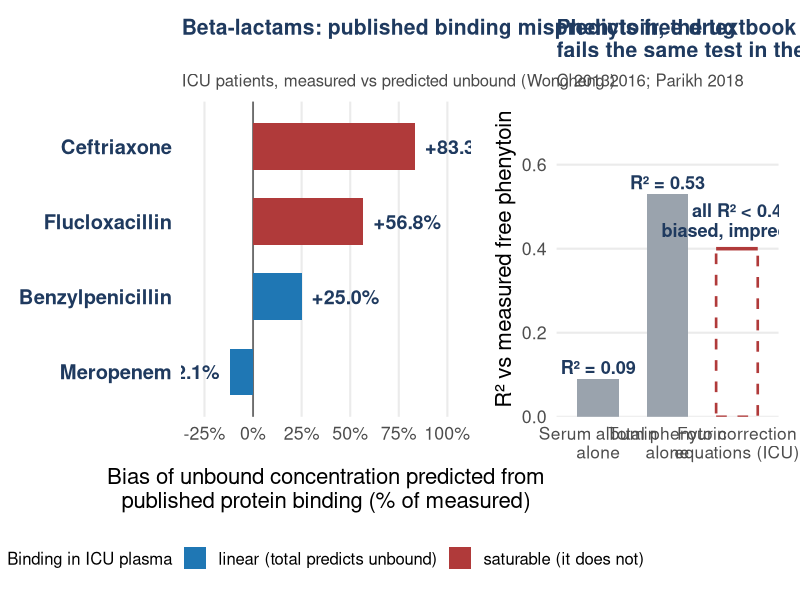

Generate this figure with R:
# =============================================================================
# Section 3 slide. Can a total concentration be corrected for albumin, as taught
# for phenytoin (Sheiner-Tozer)? Published summary statistics only.
# Left:  Wong 2013 (AAC 57:6165; ICU patients): bias of unbound concentration
#        predicted from PUBLISHED protein-binding values vs measured unbound:
#        ceftriaxone +83.3 %, flucloxacillin +56.8 %, benzylpenicillin +25 %
#        (over-prediction), meropenem -12.1 % (under-prediction). Measured total
#        and unbound were linearly related for all drugs EXCEPT ceftriaxone and
#        flucloxacillin (saturable binding).
# Right: phenytoin, the textbook case. Cheng/Kiang/Ensom 2016 (CJHP 69(4)):
#        only albumin (R2 = 0.09) and total phenytoin (R2 = 0.53) correlated with
#        free phenytoin; all equations performed poorly in critical care.
#        Parikh & MacLaren 2018 (J Crit Care 44:95): four correction equations in
#        a medical ICU, R2 < 0.4 for all; biased and imprecise.
# =============================================================================
suppressPackageStartupMessages({library(dplyr); library(ggplot2); library(patchwork)})
col_blue <- "#1f77b4"; col_grey <- "#9aa3ad"; col_navy <- "#1f3a5f"; col_dark <- "#4a4a4a"; col_red <- "#b03a3a"
base_theme <- function(bs = 17) theme_minimal(base_size = bs) + theme(panel.grid.minor = element_blank(), plot.title = element_text(face = "bold", color = col_navy, size = bs * 0.95), plot.subtitle = element_text(color = col_dark, size = bs * 0.75), plot.margin = margin(8, 10, 8, 8))

w <- tibble(drug = c("Ceftriaxone", "Flucloxacillin", "Benzylpenicillin", "Meropenem"),
            bias = c(83.3, 56.8, 25, -12.1),
            binding = c("saturable", "saturable", "linear", "linear")) |>
  mutate(drug = factor(drug, rev(drug)), lab = sprintf("%+.1f%%", bias))
p1 <- ggplot(w, aes(bias, drug, fill = binding)) +
  geom_vline(xintercept = 0, color = col_dark) +
  geom_col(width = 0.62) +
  geom_text(aes(label = lab, hjust = ifelse(bias > 0, -0.15, 1.15)), size = 5, fontface = "bold", color = col_navy) +
  scale_fill_manual(values = c(saturable = col_red, linear = col_blue), name = "Binding in ICU plasma",
                    labels = c(linear = "linear (total predicts unbound)", saturable = "saturable (it does not)")) +
  scale_x_continuous(limits = c(-30, 105), breaks = seq(-25, 100, 25), labels = \(x) paste0(x, "%")) +
  labs(x = "Bias of unbound concentration predicted from\npublished protein binding (% of measured)", y = NULL,
       title = "Beta-lactams: published binding mispredicts free drug",
       subtitle = "ICU patients, measured vs predicted unbound (Wong 2013)") +
  base_theme(16) + theme(legend.position = "bottom", legend.direction = "horizontal", legend.title = element_text(size = 12), legend.text = element_text(size = 12),
                         panel.grid.major.y = element_blank(), axis.text.y = element_text(size = 14.5, color = col_navy, face = "bold"))

ph <- tibble(pred = factor(c("Serum albumin\nalone", "Total phenytoin\nalone", "Four correction\nequations (ICU)"),
                           c("Serum albumin\nalone", "Total phenytoin\nalone", "Four correction\nequations (ICU)")),
             r2 = c(0.09, 0.53, 0.4), kind = c("obs", "obs", "ceiling"),
             lab = c("R\u00b2 = 0.09", "R\u00b2 = 0.53", "all R\u00b2 < 0.4\nbiased, imprecise"))
p2 <- ggplot(ph, aes(pred, r2)) +
  geom_col(data = filter(ph, kind == "obs"), fill = col_grey, width = 0.6) +
  geom_col(data = filter(ph, kind == "ceiling"), fill = NA, color = col_red, linetype = "dashed", linewidth = 0.9, width = 0.6) +
  geom_segment(data = filter(ph, kind == "ceiling"), aes(x = 2.7, xend = 3.3, y = 0.4, yend = 0.4), color = col_red, linewidth = 1.2) +
  geom_text(aes(label = lab), vjust = -0.35, size = 4.6, lineheight = 0.9, fontface = "bold", color = col_navy) +
  scale_y_continuous(limits = c(0, 0.75), breaks = seq(0, 0.6, 0.2), expand = c(0, 0)) +
  labs(x = NULL, y = "R\u00b2 vs measured free phenytoin",
       title = "Phenytoin, the textbook case,\nfails the same test in the ICU",
       subtitle = "Cheng 2016; Parikh 2018") +
  base_theme(16) + theme(panel.grid.major.x = element_blank(), axis.text.x = element_text(size = 12.5, lineheight = 0.9))
p <- p1 + p2 + plot_layout(widths = c(1.3, 1))
ggsave("figures/albumin_correction.png", p, width = 13, height = 5.8, dpi = 200, bg = "white")
